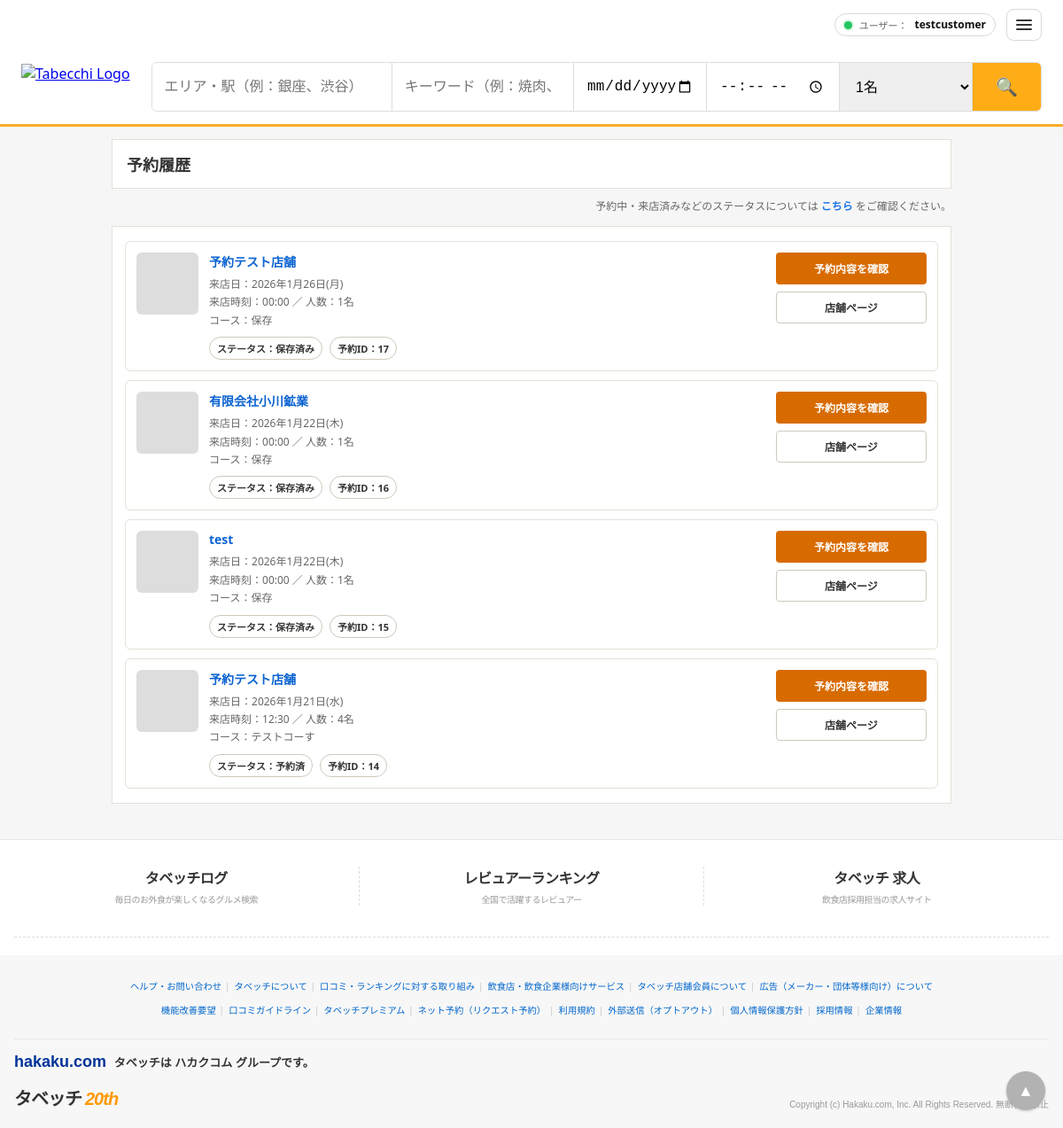
The app's page /reservations/store_reservation_history/ (signed in), older data.
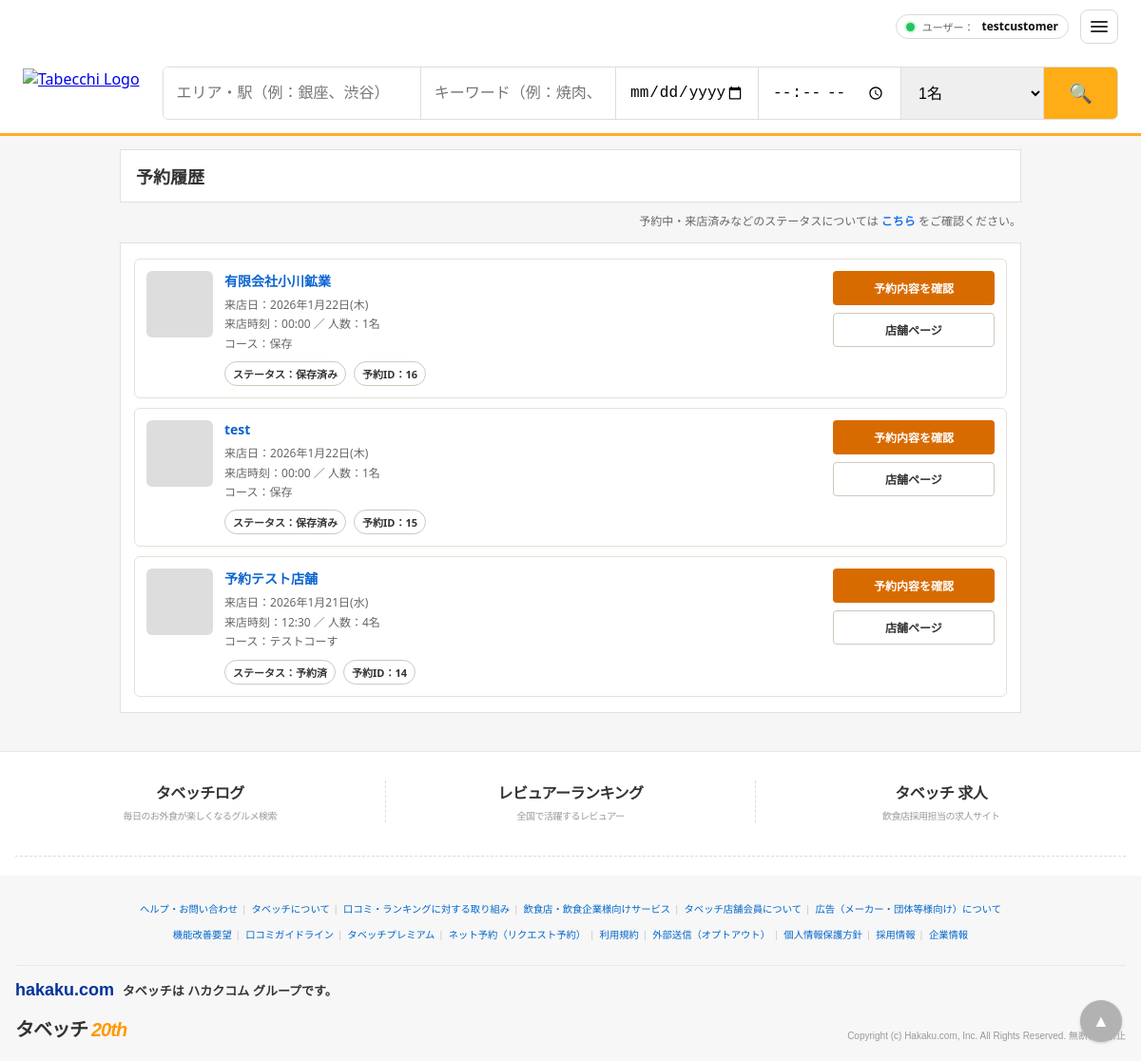
The same page, newer data.
### commons/models.py (models this page shows, shortened)
class Account(AbstractUser):
    email = models.EmailField(max_length=254, unique=True, verbose_name="メールアドレス")  # ✅ 追加/上書き
    account_type = models.ForeignKey("AccountType", on_delete=models.PROTECT, verbose_name="種類")
    objects = AccountManager()
    class Meta:
        db_table = "account"
        verbose_name = "アカウント"
        verbose_name_plural = "アカウント"

class Reservation(models.Model):
    booking_user = models.ForeignKey("Reservator", on_delete=models.CASCADE, verbose_name="予約者")
    store = models.ForeignKey("Store", on_delete=models.CASCADE, verbose_name="店舗")
    visit_date = models.DateField(verbose_name="来店日")
    visit_time = models.TimeField(verbose_name="来店時刻")
    start_time = models.TimeField(
        null=True, blank=True, verbose_name="来店開始時刻"
    )
    end_time = models.TimeField(
        null=True, blank=True, verbose_name="来店終了時刻"
    )
    visit_count = models.IntegerField(verbose_name="来店人数")
    course = models.CharField(max_length=255, verbose_name="コース")
    booking_status = models.ForeignKey("ReservationStatus", on_delete=models.PROTECT, verbose_name="予約ステータス")
    cancel_reason = models.TextField(null=True, blank=True, verbose_name="キャンセル理由")
    created_at = models.DateTimeField(auto_now_add=True, verbose_name="作成日時")
    class Meta:
        db_table = "reservations"
        verbose_name = "予約"
        verbose_name_plural = "予約"

class Store(models.Model):
    store_name = models.CharField(max_length=100, verbose_name="店舗名")
    branch_name = models.CharField(max_length=100, verbose_name="支店名")
    email = models.EmailField(max_length=255, verbose_name="メールアドレス")
    phone_number = models.CharField(max_length=20, verbose_name="電話番号")
    address = models.CharField(max_length=255, verbose_name="住所")
    map_location = models.CharField(max_length=255, verbose_name="地図")
    area = models.ForeignKey("Area", on_delete=models.PROTECT, verbose_name="エリア")
    business_hours = models.CharField(max_length=50, verbose_name="営業時間")
    open_time_1 = models.TimeField(
        null=True, blank=True, verbose_name="開店時間①"
    )
    close_time_1 = models.TimeField(
        null=True, blank=True, verbose_name="閉店時間①"
    )
    open_time_2 = models.TimeField(
        null=True, blank=True, verbose_name="開店時間②"
    )
    close_time_2 = models.TimeField(
        null=True, blank=True, verbose_name="閉店時間②"
    )
    seats = models.IntegerField(verbose_name="席数")
    budget = models.IntegerField(verbose_name="予算")
    genre = models.CharField(max_length=100, verbose_name="ジャンル")
    scene = models.ForeignKey("Scene", on_delete=models.PROTECT, verbose_name="利用シーン")
    reservable = models.BooleanField(verbose_name="予約可否", default=True)
    editable = models.BooleanField(verbose_name="編集可能", default=True)
    creator = models.ForeignKey("CustomerAccount", on_delete=models.DO_NOTHING, null=True, blank=True, verbose_name="作成者")
    class Meta:
        db_table = "stores"
        verbose_name = "店舗基本情報"
        verbose_name_plural = "店舗基本情報"

class ReservationStatus(models.Model):
    status = models.CharField(max_length=50, verbose_name="予約ステータス")
    class Meta:
        db_table = "reservation_statuses"
        verbose_name = "予約ステータスマスタ"
        verbose_name_plural = "予約ステータスマスタ"

### reservations/views.py (the view)
# urls.py: path("store_reservation_history/", store_reservation_historyView.as_view(), name="store_reservation_history"),
class store_reservation_historyView(LoginRequiredMixin, TemplateView):
    template_name = "reservations/store_reservation_history.html"
    def get_context_data(self, **kwargs):
        ctx = super().get_context_data(**kwargs)
        customer = _get_customer_user(self.request)
        reservations = (
            Reservation.objects
            .select_related("store", "booking_user", "booking_status")
            .prefetch_related("store__images")  # 追加
            .filter(booking_user__customer_account=customer)
            .order_by("-visit_date", "-visit_time", "-id")
        )
        ctx["reservations"] = reservations
        return ctx

### reservations/views.py (called while the page is built)
def _get_customer_user(request: HttpRequest) -> CustomerAccount:
    if not request.user.is_authenticated:
        raise Http404("ログインしてください。")
    if isinstance(request.user, CustomerAccount):
        return request.user
    try:
        return CustomerAccount.objects.get(pk=request.user.pk)
    except CustomerAccount.DoesNotExist:
        raise Http404("顧客アカウントではありません。")

### reservations/templates/reservations/store_reservation_history.html (shortened to what this page needs)
{% extends "customer_base.html" %}
{% block content %}
<div class="wrap">
  <div class="page-title">予約履歴</div>
  <div class="info-link">
    <span>予約中・来店済みなどのステータスについては</span>
    <a href="#">こちら</a>
    <span>をご確認ください。</span>
  </div>
  <div class="section">
    <div class="section-body">
      {% if reservations %}
        <div class="list">
          {% for r in reservations %}
            <div class="item">
              {% with img=r.store.images.all.0 %}
                {% if img and img.image_file %}
                  <img class="thumb" src="{{ img.image_file.url }}" alt="{{ r.store.store_name }}">
                {% else %}
                  <div class="thumb"></div>
                {% endif %}
              {% endwith %}
              <div class="main">
                <div class="title">{{ r.store.store_name }}</div>
                <div class="meta">
                  来店日：{{ r.visit_date|date:"Y年n月j日(D)" }}<br>
                  来店時刻：{{ r.visit_time|time:"H:i" }} ／ 人数：{{ r.visit_count }}名<br>
                  コース：{{ r.course }}
                </div>
                <div class="badges">
                  <span class="badge">ステータス：{{ r.booking_status.status }}</span>
                  <span class="badge">予約ID：{{ r.id }}</span>
                </div>
              </div>
              <div class="actions">
                <a class="btn btn-primary" href="{% url 'reservations:store_reservation_confirm' r.id %}">
                  予約内容を確認
                </a>
                <a class="btn" href="{% url 'stores:customer_store_info' r.store_id %}">
                  店舗ページ
                </a>
              </div>
            </div>
          {% endfor %}
        </div>
      {% else %}
        <div class="empty-box">
          現在、ご予約中のレストランはありません。
        </div>
      {% endif %}
    </div>
  </div>
</div>
{% endblock %}

### templates/customer_base.html (shortened to what this page needs)
<!DOCTYPE html>
<html lang="ja">
<head>
    {% load static %}
    <link rel="stylesheet" href="{% static 'css/style.css' %}">
</head>
<body class="customer">
    {% include 'customer_header.html' %}
    <main class="content">
        {% block content %}{% endblock %}
    </main>
    {% include 'customer_footer.html' %}
</body>
</html>

### templates/customer_header.html (shortened to what this page needs)
{% load static %}
<header class="header">
  <div class="header-top">
    <nav class="header-nav">
      <div class="nav-left">
        <span class="nav-user-badge" aria-label="ログイン状態">
          <span class="nav-user-dot {% if not user.is_authenticated %}is-guest{% endif %}" aria-hidden="true"></span>
          <span class="nav-user-sub">ユーザー：</span>
          <span class="nav-user-name">
            {% if user.is_authenticated %}{{ user.username }}{% else %}ゲスト{% endif %}
          </span>
        </span>
      </div>
      <div class="nav-right">
        <div class="menu-wrap">
          <button type="button" class="hamburger-btn" id="hamburgerBtn" aria-label="メニューを開く" aria-expanded="false">
            <span class="hamburger-icon"><span></span></span>
          </button>
        </div>
      </div>
    </nav>
  </div>
  <div class="header-bottom">
    <div class="logo">
      <a href="{% url 'accounts:customer_top' %}">
        <img src="{% static 'images/Tabecchi.png' %}" alt="Tabecchi Logo">
      </a>
    </div>
    <form class="search-bar" method="get" action="{% url 'search:customer_search_list' %}">
      <input type="text" name="area" placeholder="エリア・駅（例：銀座、渋谷）" value="{{ request.GET.area }}">
      <input type="text" name="keyword" placeholder="キーワード（例：焼肉、個室）" value="{{ request.GET.keyword }}">
      <input type="date" name="date" value="{{ request.GET.date }}">
      <input type="time" name="time" value="{{ request.GET.time }}">
      <select name="people">
        <option value="1" {% if request.GET.people == "1" %}selected{% endif %}>1名</option>
      </select>
      <button type="submit" class="search-btn">🔍</button>
    </form>
  </div>
</header>

### templates/customer_footer.html (shortened to what this page needs)
<footer class="tabelog-footer">
    <div class="footer-red-zone">
        <div class="footer-inner">
            <ul class="major-services">
                <li>
                    <a href="https://magazine.tabelog.com/">タベッチログ
                        <strong>毎日のお外食が楽しくなるグルメ検索</strong>
                    </a>
                </li>
                <li>
                    <a href="https://tabelog.com/rvwrs/rvwr_ranking">レビュアーランキング
                        <strong>全国で活躍するレビュアー</strong>
                    </a>
                </li>
                <li>
                    <a href="https://job.tabelog.com/?cid=tb_footer">タベッチ 求人
                        <strong>飲食店採用担当の求人サイト</strong>
                    </a>
                </li>
            </ul>
        </div>
    </div>
    <div class="footer-yellow-zone">
        <div class="footer-inner">
            <nav class="link-navigation">
                <ul>
                    <li><a href="https://help.tabelog.com/">ヘルプ・お問い合わせ</a> <span>|</span></li>
                    <li><a href="https://tabelog.com/help/beginner/">タベッチについて</a> <span>|</span></li>
                    <li><a href="https://tabelog.com/help/policy/">口コミ・ランキングに対する取り組み</a> <span>|</span></li>
                    <li><a href="https://owner.tabelog.com/home/?lid=ownerinfo_rstother_footer">飲食店・飲食企業様向けサービス</a>
                        <span>|</span>
                    </li>
                    <li><a
                            href="https://owner.tabelog.com/home/registration/?lid=ownerinfo_registration_rstother_footer">タベッチ店舗会員について</a>
                        <span>|</span>
                    </li>
                    <li><a href="https://tabelog.com/advertisement">広告（メーカー・団体等様向け）について</a></li>
                </ul>
                <ul>
                    {% if user.is_authenticated %}
                    <li><a href="{% url 'reviews:customer_review_report' %}">機能改善要望</a> <span>|</span></li>
                    {% endif %}
                    <li><a href="https://tabelog.com/help/review_guide/">口コミガイドライン</a> <span>|</span></li>
                    <li><a href="https://tabelog.com/rst/premium_service_guide?tid=ps_footer">タベッチプレミアム</a>
                        <span>|</span>
                    </li>
                    <li><a href="https://tabelog.com/ai_request_booking/guide/index">ネット予約（リクエスト予約）</a> <span>|</span>
                    </li>
                    <li><a href="https://tabelog.com/help/rules/">利用規約</a> <span>|</span></li>
                    <li><a href="https://corporate.kakaku.com/privacy/about/optout">外部送信（オプトアウト）</a> <span>|</span></li>
                    <li><a href="https://corporate.kakaku.com/privacy/">個人情報保護方針</a> <span>|</span></li>
                    <li><a href="https://kakaku.com/info/recruit/">採用情報</a> <span>|</span></li>
                    <li><a href="https://corporate.kakaku.com/">企業情報</a></li>
                </ul>
            </nav>
            <div class="corporate-info">
                <div class="kakaku-logo">
                    <span>hakaku.com</span> タベッチは ハカクコム グループです。
                </div>
            </div>
            <div class="footer-bottom-row">
                <div class="tabelog-20th-logo">
                    タベッチ<em>20th</em>
                </div>
                <div class="copyright-text">
                    Copyright (c) Hakaku.com, Inc. All Rights Reserved. 無断転載禁止
                </div>
            </div>
        </div>
    </div>
    <button class="btn-hometop" onclick="window.scrollTo({top: 0, behavior: 'smooth'})">▲</button>
</footer>

### static/css/style.css (style rules this page uses)
* { box-sizing: border-box; }
body { margin: 0; font-family: "Helvetica", "Arial", sans-serif; color: #333; background-color: #f7f7f7; }
.header { border-bottom: 3px solid rgba(254, 172, 41, 1); background: #fff; }
.header-top { display: flex; justify-content: flex-end; padding: 10px 24px; font-size: 15px; }
.header-nav { display: flex; gap: 20px; }
.header-bottom { display: flex; align-items: center; gap: 24px; padding: 14px 24px; }
.logo img { height: 52px; width: auto; display: block; }
.search-bar { display: flex; align-items: center; height: 56px; flex: 1; border: 1px solid #ddd; border-radius: 6px; overflow: hidden; }
.search-bar input, .search-bar select { height: 100%; padding: 0 14px; border: none; border-right: 1px solid #ddd; font-size: 16px; min-width: 0; }
.search-bar input:nth-of-type(1) { flex: 2.2; }
.search-bar input:nth-of-type(2) { flex: 1.6; }
.search-bar input[type="date"], .search-bar input[type="time"], .search-bar select { width: 150px; }
.search-btn { height: 56px; padding: 0 26px; border: none; background: rgba(255, 173, 22, 1); color: #fff; font-size: 20px; font-weight: bold; cursor: pointer; }

### templates/customer_header.html (style rules this page uses)
.header-nav { display: flex; align-items: center; justify-content: space-between; gap: 12px; flex-wrap: wrap; }
.nav-left { display: flex; align-items: center; gap: 12px; flex-wrap: wrap; }
.nav-right { display: flex; align-items: center; gap: 10px; }
.nav-user-badge { display: inline-flex; align-items: center; gap: 8px; padding: 6px 10px; border: 1px solid #d9d9d9; border-radius: 999px; background: #fff; color: #333; font-size: 12px; line-height: 1; white-space: nowrap; }
.nav-user-dot { width: 9px; height: 9px; border-radius: 50%; background: #22c55e; box-shadow: 0 0 0 2px rgba(34, 197, 94, 0.18); flex: 0 0 auto; }
.nav-user-sub { color: #666; font-size: 11px; }
.nav-user-name { font-weight: bold; color: #111; }
.menu-wrap { position: relative; display: inline-flex; align-items: center; }
.hamburger-btn { width: 40px; height: 36px; border: 1px solid #d9d9d9; background: #fff; border-radius: 8px; cursor: pointer; display: inline-flex; align-items: center; justify-content: center; padding: 0; }
.hamburger-icon { width: 18px; height: 12px; position: relative; display: block; }
.hamburger-icon::before, .hamburger-icon::after, .hamburger-icon span { content: ""; position: absolute; left: 0; right: 0; height: 2px; background: #333; border-radius: 2px; }
.hamburger-icon::before { top: 0; }
.hamburger-icon span { top: 5px; }
.hamburger-icon::after { bottom: 0; }

### reservations/templates/reservations/store_reservation_history.html (style rules this page uses)
:root { --bg:#f6f6f6; --card:#fff; --line:#e6e0d7; --text:#333; --sub:#666; --link:#1a73e8; --brand:#d86b00; --head:#f2efe9; --soft:#faf8f4; }
* { box-sizing:border-box }
body { margin:0; font-family:"Hiragino Kaku Gothic ProN","Meiryo",system-ui,-apple-system,Segoe UI,Roboto,sans-serif; background:var(--bg); color:var(--text); }
.wrap { max-width:980px;margin:0 auto;padding:14px 16px 40px; }
.page-title { background:var(--card);border:1px solid var(--line);padding:14px 16px;font-size:18px;font-weight:900; }
.info-link { margin:10px 0 0;text-align:right;font-size:12px;color:var(--sub); }
.info-link a { color:var(--link);text-decoration:none;font-weight:800; }
.section { margin-top:14px;background:var(--card);border:1px solid var(--line); }
.section-body { padding:16px 14px; }
.list { display:flex;flex-direction:column;gap:10px; }
.item { border:1px solid var(--line);border-radius:6px;background:#fff;padding:12px;display:flex;gap:12px; }
.thumb { width:70px;height:70px;border-radius:6px;background:#ddd;flex:0 0 70px; }
.main { flex:1;min-width:0; }
.title { font-weight:900;font-size:14px;margin-bottom:6px;color:#0b63d1; }
.meta { font-size:12px;color:var(--sub);line-height:1.7; }
.badges { margin-top:8px;display:flex;gap:8px;flex-wrap:wrap; }
.badge { border:1px solid #cfc8bd;padding:4px 8px;border-radius:999px;font-size:11px;font-weight:900; }
.actions { margin-left:auto;display:flex;flex-direction:column;gap:8px; }
.btn { height:36px;min-width:170px;border-radius:4px;border:1px solid #cfc8bd;background:#fff;font-weight:900;font-size:12px;display:flex;align-items:center;justify-content:center;text-decoration:none;color:#333; }
.btn-primary { border:none;background:var(--brand);color:#fff; }

Row changes from the older to the newer data that the page shows:
removed Reservation: store.store_name "予約テスト店舗", visit_date "2026年1月26日(月)", visit_time "00:00", visit_count "1", course "保存", booking_status.status "保存済み", id "17"
